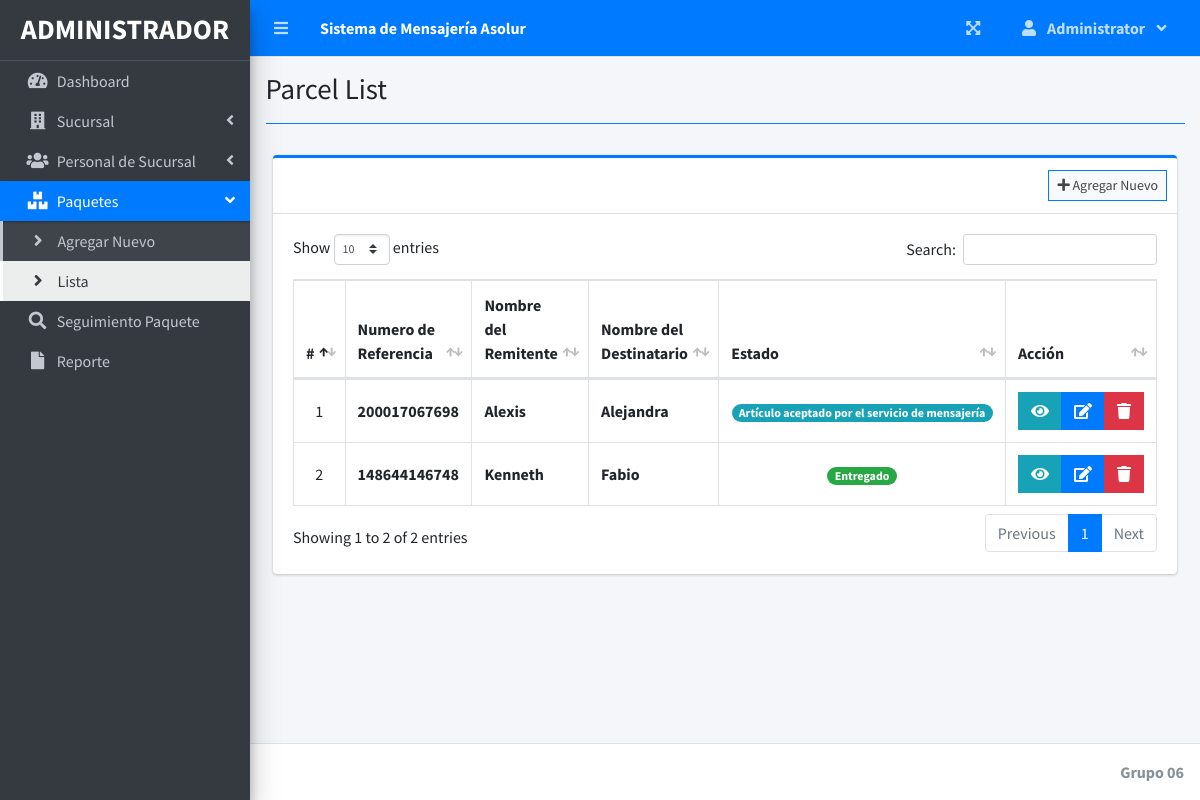
The page /index.php?page=parcel_list (signed in) on the database its author committed.
### tables this page shows
CREATE TABLE `parcels` (
  `id` int(30) NOT NULL,
  `reference_number` varchar(100) NOT NULL,
  `sender_name` text NOT NULL,
  `sender_address` text NOT NULL,
  `sender_contact` text NOT NULL,
  `recipient_name` text NOT NULL,
  `recipient_address` text NOT NULL,
  `recipient_contact` text NOT NULL,
  `type` int(1) NOT NULL COMMENT '1 = Deliver, 2=Pickup',
  `from_branch_id` varchar(30) NOT NULL,
  `to_branch_id` varchar(30) NOT NULL,
  `weight` varchar(100) NOT NULL,
  `height` varchar(100) NOT NULL,
  `width` varchar(100) NOT NULL,
  `length` varchar(100) NOT NULL,
  `price` float NOT NULL,
  `status` int(2) NOT NULL DEFAULT 0,
  `date_created` datetime NOT NULL DEFAULT current_timestamp()
);

### parcel_list.php (the view, shortened to what this page needs)
<?php include'db_connect.php' ?>
<div class="col-lg-12">
	<div class="card card-outline card-primary">
		<div class="card-header">
			<div class="card-tools">
				<a class="btn btn-block btn-sm btn-default btn-flat border-primary " href="./index.php?page=new_parcel"><i class="fa fa-plus"></i> Agregar Nuevo</a>
			</div>
		</div>
		<div class="card-body">
			<table class="table tabe-hover table-bordered" id="list">
				<!-- <colgroup>
					<col width="5%">
					<col width="15%">
					<col width="25%">
					<col width="25%">
					<col width="15%">
				</colgroup> -->
				<thead>
					<tr>
						<th class="text-center">#</th>
						<th>Numero de Referencia</th>
						<th>Nombre del Remitente</th>
						<th>Nombre del Destinatario</th>
						<th>Estado</th>
						<th>Acción</th>
					</tr>
				</thead>
				<tbody>
					<?php
					$i = 1;
					$where = "";
					$qry = $conn->query("SELECT * from parcels $where order by  unix_timestamp(date_created) desc ");
					while($row= $qry->fetch_assoc()):
					?>
					<tr>
						<td class="text-center"><?php echo $i++ ?></td>
						<td><b><?php echo ($row['reference_number']) ?></b></td>
						<td><b><?php echo ucwords($row['sender_name']) ?></b></td>
						<td><b><?php echo ucwords($row['recipient_name']) ?></b></td>
						<td class="text-center">
							<?php
							switch ($row['status']) {
								case '7':
									echo "<span class='badge badge-pill badge-success'>Entregado</span>";
									break;
								default:
									echo "<span class='badge badge-pill badge-info'> Artículo aceptado por el servicio de mensajería</span>";
									break;
							}
							?>
						</td>
						<td class="text-center">
		                    <div class="btn-group">
		                    	<button type="button" class="btn btn-info btn-flat view_parcel" data-id="<?php echo $row['id'] ?>">
		                          <i class="fas fa-eye"></i>
		                        </button>
		                        <a href="index.php?page=edit_parcel&id=<?php echo $row['id'] ?>" class="btn btn-primary btn-flat ">
		                          <i class="fas fa-edit"></i>
		                        </a>
		                        <button type="button" class="btn btn-danger btn-flat delete_parcel" data-id="<?php echo $row['id'] ?>">
		                          <i class="fas fa-trash"></i>
		                        </button>
	                      </div>
						</td>
					</tr>
				<?php endwhile; ?>
				</tbody>
			</table>
		</div>
	</div>
</div>

### parcel_list.php (style rules this page uses)
table td { vertical-align: middle !important; }

### rows shown on the page
parcels: reference_number "200017067698", sender_name "Alexis", recipient_name "Alejandra", shows "Artículo aceptado por el servicio de mensajería"
parcels: reference_number "148644146748", sender_name "Kenneth", recipient_name "Fabio", status "Entregado"

### other values the page prints
$_SESSION['system']['name'] "Sistema de Mensajería Asolur"
$_SESSION['login_firstname'] "Administrator"
$title "Parcel List"
